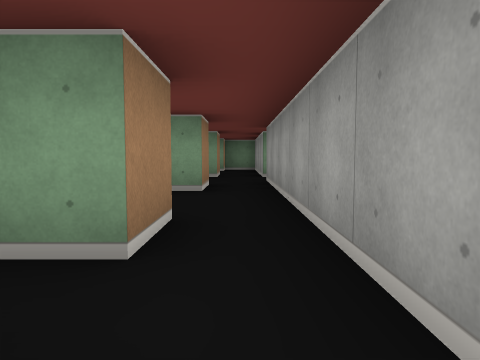
View 1 (above)

12 first-person views from a walk through a cub3D maze. The camera is about half as high as the walls, tilts 4° down and sees 70° across. The floor is counted in squares. Each view is taken from the middle of a square. On the plan, view 1 faces up. The plan holds only what a view shows up to about 9 squares ahead; the rest is blank.

View 2
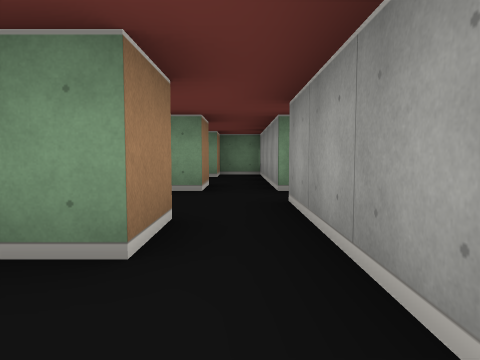

View 3
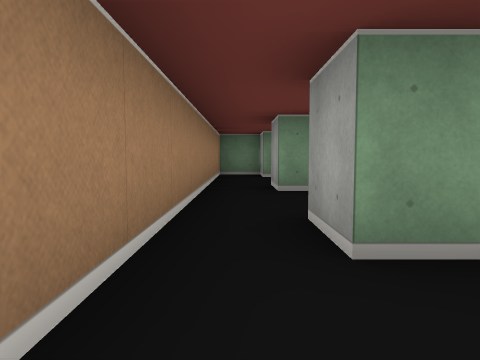

View 4
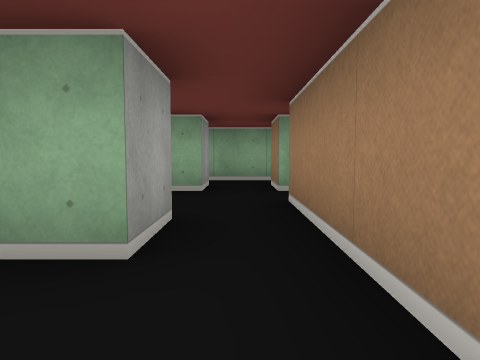

View 5
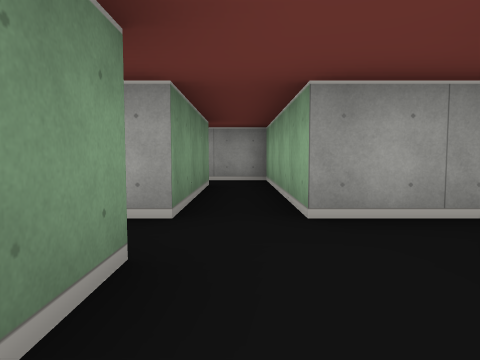

View 6
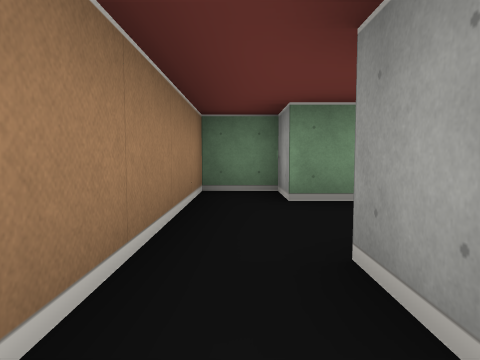

View 7
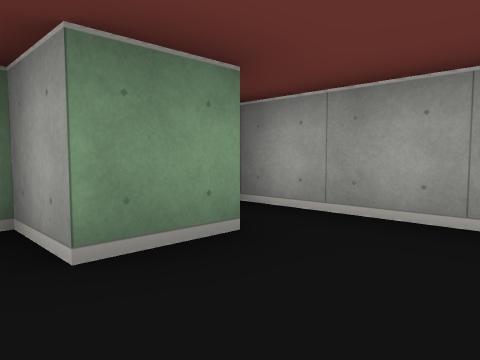

View 8
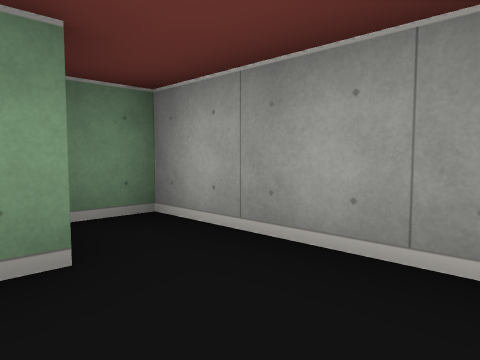

View 9
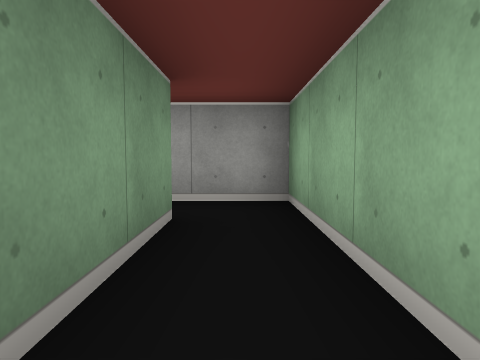

View 10
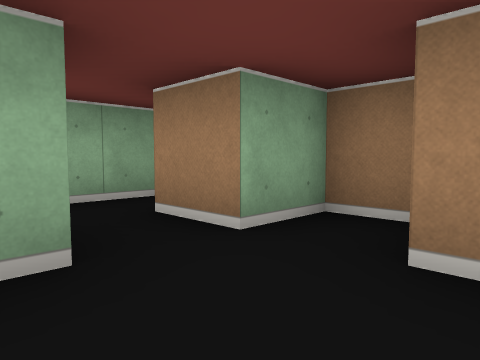

View 11
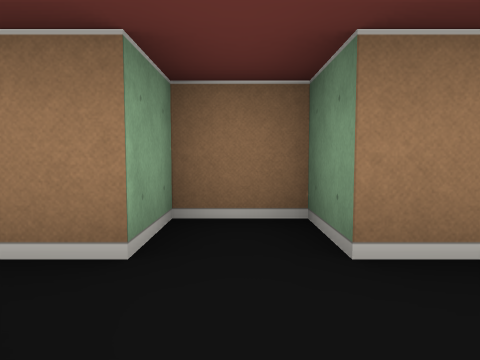

View 12
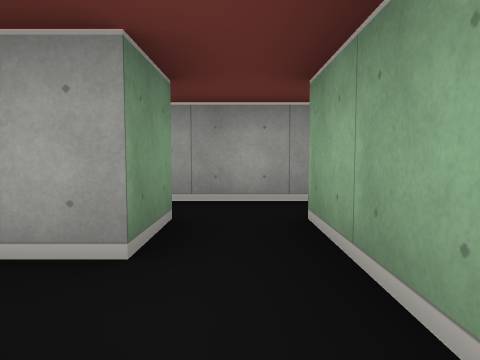

### Floor plan
Key: @ floor where view 1 was taken; # wall or solid block; . floor.
Columns run from 4 left of view 1 to 5 right of it. Each row starts with its distance up from view 1.
 12  #####
 11  #.#.#
 10  #...#
  9  #...#
  8  #.#.###.#
  7  #.......#
  6  #...#####
  5  #.#.#
  4 ##...#
  3 #....#
  2 ##.#.#
  1  ....#
  0  ###@#

Positions as (right, up) in squares from view 1, and headings:
1: (0, 0), facing up
2: (0, 3), facing up
3: (-2, 3), facing up
4: (-2, 7), facing down
5: (-2, 7), facing right
6: (-2, 7), facing up
7: (-2, 9), facing up-right
8: (-1, 9), facing up-right
9: (1, 7), facing right
10: (-1, 4), facing down-left
11: (-1, 3), facing left
12: (-3, 1), facing right
